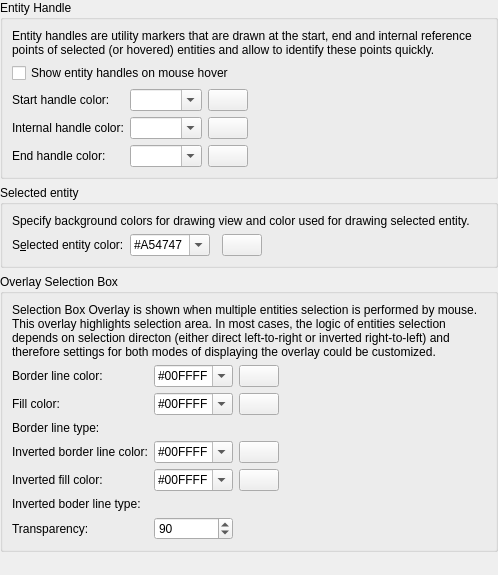
<?xml version="1.0" encoding="UTF-8"?>
<ui version="4.0">
 <class>LC_SettingsPageDraftingThemeSelection</class>
 <widget class="QWidget" name="LC_SettingsPageDraftingThemeSelection">
  <property name="geometry">
   <rect>
    <x>0</x>
    <y>0</y>
    <width>498</width>
    <height>575</height>
   </rect>
  </property>
  <layout class="QGridLayout" name="gridLayout_main">
   <property name="leftMargin">
    <number>0</number>
   </property>
   <property name="topMargin">
    <number>0</number>
   </property>
   <property name="rightMargin">
    <number>0</number>
   </property>
   <property name="bottomMargin">
    <number>0</number>
   </property>
   <item row="0" column="0">
    <widget class="QGroupBox" name="gbGVEntityHandle">
     <property name="title">
      <string>Entity Handle</string>
     </property>
     <layout class="QGridLayout" name="gridLayout_hnd">
      <item row="2" column="1">
       <widget class="LC_ContentAdjustableComboBox" name="cbStartHandleColor">
        <property name="sizePolicy">
         <sizepolicy hsizetype="Preferred" vsizetype="Preferred">
          <horstretch>0</horstretch>
          <verstretch>0</verstretch>
         </sizepolicy>
        </property>
        <property name="toolTip">
         <string>Start Handle Color

Color for start handle of entity</string>
        </property>
        <property name="editable">
         <bool>true</bool>
        </property>
        <property name="sizeAdjustPolicy">
         <enum>QComboBox::SizeAdjustPolicy::AdjustToContents</enum>
        </property>
       </widget>
      </item>
      <item row="0" column="0" colspan="4">
       <widget class="QLabel" name="lHandleDesc">
        <property name="text">
         <string>Entity handles are utility markers that are drawn at the start, end and internal reference points of selected (or hovered) entities and allow to identify these points quickly.</string>
        </property>
        <property name="wordWrap">
         <bool>true</bool>
        </property>
       </widget>
      </item>
      <item row="3" column="0">
       <widget class="QLabel" name="lHandleColor">
        <property name="sizePolicy">
         <sizepolicy hsizetype="Preferred" vsizetype="Preferred">
          <horstretch>0</horstretch>
          <verstretch>0</verstretch>
         </sizepolicy>
        </property>
        <property name="text">
         <string>Internal handle color:</string>
        </property>
        <property name="buddy">
         <cstring>cbHandleColor</cstring>
        </property>
       </widget>
      </item>
      <item row="1" column="0" colspan="3">
       <widget class="QCheckBox" name="cbShowRefPointsOnHovering">
        <property name="sizePolicy">
         <sizepolicy hsizetype="Preferred" vsizetype="Preferred">
          <horstretch>0</horstretch>
          <verstretch>0</verstretch>
         </sizepolicy>
        </property>
        <property name="toolTip">
         <string>Handle Visibility

If enabled, entity handles are highlighted on hover (requires &quot;highlight entities on hover&quot; to be enabled)</string>
        </property>
        <property name="text">
         <string>Show entity handles on mouse hover</string>
        </property>
       </widget>
      </item>
      <item row="4" column="1">
       <widget class="LC_ContentAdjustableComboBox" name="cbEndHandleColor">
        <property name="sizePolicy">
         <sizepolicy hsizetype="Preferred" vsizetype="Preferred">
          <horstretch>0</horstretch>
          <verstretch>0</verstretch>
         </sizepolicy>
        </property>
        <property name="toolTip">
         <string>End Handle Color

Color of end handle for entity</string>
        </property>
        <property name="editable">
         <bool>true</bool>
        </property>
        <property name="sizeAdjustPolicy">
         <enum>QComboBox::SizeAdjustPolicy::AdjustToContents</enum>
        </property>
       </widget>
      </item>
      <item row="2" column="3">
       <spacer name="horizontalSpacer">
        <property name="orientation">
         <enum>Qt::Orientation::Horizontal</enum>
        </property>
        <property name="sizeHint" stdset="0">
         <size>
          <width>0</width>
          <height>0</height>
         </size>
        </property>
       </spacer>
      </item>
      <item row="4" column="2">
       <widget class="LC_ColorButton" name="pb_end">
        <property name="toolTip">
         <string>End

Click to select color.</string>
        </property>
       </widget>
      </item>
      <item row="4" column="0">
       <widget class="QLabel" name="lHandleEndColor">
        <property name="sizePolicy">
         <sizepolicy hsizetype="Preferred" vsizetype="Preferred">
          <horstretch>0</horstretch>
          <verstretch>0</verstretch>
         </sizepolicy>
        </property>
        <property name="text">
         <string>End handle color:</string>
        </property>
        <property name="buddy">
         <cstring>cbEndHandleColor</cstring>
        </property>
       </widget>
      </item>
      <item row="2" column="0">
       <widget class="QLabel" name="lHandleStartColor">
        <property name="sizePolicy">
         <sizepolicy hsizetype="Preferred" vsizetype="Preferred">
          <horstretch>0</horstretch>
          <verstretch>0</verstretch>
         </sizepolicy>
        </property>
        <property name="text">
         <string>Start handle color:</string>
        </property>
        <property name="buddy">
         <cstring>cbStartHandleColor</cstring>
        </property>
       </widget>
      </item>
      <item row="2" column="2">
       <widget class="LC_ColorButton" name="pb_start">
        <property name="toolTip">
         <string>Start

Click to select color.</string>
        </property>
       </widget>
      </item>
      <item row="3" column="2">
       <widget class="LC_ColorButton" name="pb_handle">
        <property name="toolTip">
         <string>Internal

Click to select color.</string>
        </property>
       </widget>
      </item>
      <item row="3" column="1">
       <widget class="LC_ContentAdjustableComboBox" name="cbHandleColor">
        <property name="sizePolicy">
         <sizepolicy hsizetype="Preferred" vsizetype="Preferred">
          <horstretch>0</horstretch>
          <verstretch>0</verstretch>
         </sizepolicy>
        </property>
        <property name="toolTip">
         <string>Internal Handle Color

Color of non-endpoint handle of entity</string>
        </property>
        <property name="editable">
         <bool>true</bool>
        </property>
        <property name="sizeAdjustPolicy">
         <enum>QComboBox::SizeAdjustPolicy::AdjustToContents</enum>
        </property>
       </widget>
      </item>
     </layout>
    </widget>
   </item>
   <item row="1" column="0">
    <widget class="QGroupBox" name="groupBox_19">
     <property name="title">
      <string>Selected entity</string>
     </property>
     <layout class="QGridLayout" name="gridLayout_40">
      <item row="1" column="3">
       <widget class="LC_ColorButton" name="pb_selected">
        <property name="sizePolicy">
         <sizepolicy hsizetype="Maximum" vsizetype="Fixed">
          <horstretch>0</horstretch>
          <verstretch>0</verstretch>
         </sizepolicy>
        </property>
        <property name="toolTip">
         <string>Selected Entity

                                  Click to select color.</string>
        </property>
       </widget>
      </item>
      <item row="1" column="0">
       <widget class="QLabel" name="lSelectedColor">
        <property name="text">
         <string>S&amp;elected entity color:</string>
        </property>
        <property name="wordWrap">
         <bool>false</bool>
        </property>
        <property name="buddy">
         <cstring>cbSelectedColor</cstring>
        </property>
       </widget>
      </item>
      <item row="0" column="0" colspan="5">
       <widget class="QLabel" name="lEntityDesc">
        <property name="frameShape">
         <enum>QFrame::Shape::NoFrame</enum>
        </property>
        <property name="frameShadow">
         <enum>QFrame::Shadow::Plain</enum>
        </property>
        <property name="lineWidth">
         <number>1</number>
        </property>
        <property name="midLineWidth">
         <number>0</number>
        </property>
        <property name="text">
         <string>Specify background colors for drawing view and color used for drawing selected entity.</string>
        </property>
        <property name="wordWrap">
         <bool>true</bool>
        </property>
       </widget>
      </item>
      <item row="1" column="1">
       <widget class="LC_ContentAdjustableComboBox" name="cbSelectedColor">
        <property name="toolTip">
         <string>Selected Entity Color

                                  Color for selected entities</string>
        </property>
        <property name="editable">
         <bool>true</bool>
        </property>
        <item>
         <property name="text">
          <string notr="true">#A54747</string>
         </property>
        </item>
       </widget>
      </item>
      <item row="1" column="4">
       <spacer name="horizontalSpacer_2">
        <property name="orientation">
         <enum>Qt::Orientation::Horizontal</enum>
        </property>
        <property name="sizeHint" stdset="0">
         <size>
          <width>0</width>
          <height>0</height>
         </size>
        </property>
       </spacer>
      </item>
     </layout>
    </widget>
   </item>
   <item row="2" column="0">
    <widget class="QGroupBox" name="groupBox_13">
     <property name="title">
      <string>Overlay Selection Box</string>
     </property>
     <layout class="QGridLayout" name="gridLayout_14">
      <item row="2" column="3">
       <spacer name="horizontalSpacer_3">
        <property name="orientation">
         <enum>Qt::Orientation::Horizontal</enum>
        </property>
        <property name="sizeHint" stdset="0">
         <size>
          <width>0</width>
          <height>0</height>
         </size>
        </property>
       </spacer>
      </item>
      <item row="5" column="1">
       <widget class="LC_ContentAdjustableComboBox" name="cbOverlayBoxFillInverted">
        <property name="toolTip">
         <string>Inverted Selection Fill Color

                                  Color for filling inverted overlay selection box</string>
        </property>
        <property name="editable">
         <bool>true</bool>
        </property>
        <item>
         <property name="text">
          <string notr="true">#00FFFF</string>
         </property>
        </item>
       </widget>
      </item>
      <item row="4" column="1">
       <widget class="LC_ContentAdjustableComboBox" name="cbOverlayBoxLineInverted">
        <property name="toolTip">
         <string>Inverted Selection Boundary Color

                                  Color of line for overlay selection box if box is inverted (from right to left)</string>
        </property>
        <property name="editable">
         <bool>true</bool>
        </property>
        <item>
         <property name="text">
          <string notr="true">#00FFFF</string>
         </property>
        </item>
       </widget>
      </item>
      <item row="4" column="2">
       <widget class="LC_ColorButton" name="pbOverlayBoxLineInverted">
        <property name="sizePolicy">
         <sizepolicy hsizetype="Maximum" vsizetype="Fixed">
          <horstretch>0</horstretch>
          <verstretch>0</verstretch>
         </sizepolicy>
        </property>
        <property name="toolTip">
         <string>Inverted Selection Boundary

                                  Click to select color (inverted mode).</string>
        </property>
       </widget>
      </item>
      <item row="6" column="1" colspan="2">
       <widget class="QG_LineTypeBox" name="wOverlaySelectionInvertedLineType" native="true">
        <property name="toolTip">
         <string>Inverted Selection Boundary Line Type

                                  Overlay selection box boundary line type (inverted mode)</string>
        </property>
       </widget>
      </item>
      <item row="1" column="0">
       <widget class="QLabel" name="label_6">
        <property name="text">
         <string>Border line color:</string>
        </property>
        <property name="buddy">
         <cstring>cbOverlayBoxLine</cstring>
        </property>
       </widget>
      </item>
      <item row="2" column="0">
       <widget class="QLabel" name="label_7">
        <property name="toolTip">
         <string>Overlay </string>
        </property>
        <property name="text">
         <string>Fill color:</string>
        </property>
        <property name="buddy">
         <cstring>cbOverlayBoxFill</cstring>
        </property>
       </widget>
      </item>
      <item row="7" column="0">
       <widget class="QLabel" name="label_12">
        <property name="toolTip">
         <string>Smaller value - higher transparency of overlay</string>
        </property>
        <property name="text">
         <string>Transparency:</string>
        </property>
        <property name="buddy">
         <cstring>sbOverlayBoxTransparency</cstring>
        </property>
       </widget>
      </item>
      <item row="2" column="1">
       <widget class="LC_ContentAdjustableComboBox" name="cbOverlayBoxFill">
        <property name="toolTip">
         <string>Selection Fill Color

                                  Fill color for overlay selection box</string>
        </property>
        <property name="editable">
         <bool>true</bool>
        </property>
        <item>
         <property name="text">
          <string notr="true">#00FFFF</string>
         </property>
        </item>
       </widget>
      </item>
      <item row="5" column="2">
       <widget class="LC_ColorButton" name="pbOverlayBoxFillInverted">
        <property name="sizePolicy">
         <sizepolicy hsizetype="Maximum" vsizetype="Fixed">
          <horstretch>0</horstretch>
          <verstretch>0</verstretch>
         </sizepolicy>
        </property>
        <property name="toolTip">
         <string>Inverted Selection Fillr

                                  Click to select color (inverted mode).</string>
        </property>
       </widget>
      </item>
      <item row="6" column="0">
       <widget class="QLabel" name="label_42">
        <property name="text">
         <string>Inverted boder line type:</string>
        </property>
       </widget>
      </item>
      <item row="3" column="0">
       <widget class="QLabel" name="label_41">
        <property name="text">
         <string>Border line type:</string>
        </property>
       </widget>
      </item>
      <item row="1" column="2">
       <widget class="LC_ColorButton" name="pbOverlayBoxLine">
        <property name="sizePolicy">
         <sizepolicy hsizetype="Maximum" vsizetype="Fixed">
          <horstretch>0</horstretch>
          <verstretch>0</verstretch>
         </sizepolicy>
        </property>
        <property name="toolTip">
         <string>Selection Boundary

                                  Click to select color.</string>
        </property>
       </widget>
      </item>
      <item row="5" column="0">
       <widget class="QLabel" name="label_10">
        <property name="text">
         <string>Inverted fill color:</string>
        </property>
        <property name="buddy">
         <cstring>cbOverlayBoxFillInverted</cstring>
        </property>
       </widget>
      </item>
      <item row="1" column="1">
       <widget class="LC_ContentAdjustableComboBox" name="cbOverlayBoxLine">
        <property name="toolTip">
         <string>Selection Boundary Color

                                  Color for line for overlay box</string>
        </property>
        <property name="editable">
         <bool>true</bool>
        </property>
        <item>
         <property name="text">
          <string notr="true">#00FFFF</string>
         </property>
        </item>
       </widget>
      </item>
      <item row="7" column="1">
       <widget class="QSpinBox" name="sbOverlayBoxTransparency">
        <property name="toolTip">
         <string>Selection Overlay Transparency

                                  Transparency for overlay selection box. Smaller value - more transparent.</string>
        </property>
        <property name="minimum">
         <number>10</number>
        </property>
        <property name="value">
         <number>90</number>
        </property>
       </widget>
      </item>
      <item row="3" column="1" colspan="2">
       <widget class="QG_LineTypeBox" name="wOverlaySelectionLineType" native="true">
        <property name="toolTip">
         <string>Selection Boundary Line Type

                                  Overlay selection box boundary line type (normal mode)</string>
        </property>
       </widget>
      </item>
      <item row="2" column="2">
       <widget class="LC_ColorButton" name="pbOverlayBoxFill">
        <property name="sizePolicy">
         <sizepolicy hsizetype="Maximum" vsizetype="Fixed">
          <horstretch>0</horstretch>
          <verstretch>0</verstretch>
         </sizepolicy>
        </property>
        <property name="toolTip">
         <string>Selection Fill

                                  Click to select color.</string>
        </property>
       </widget>
      </item>
      <item row="4" column="0">
       <widget class="QLabel" name="label_9">
        <property name="text">
         <string>Inverted border line color:</string>
        </property>
        <property name="buddy">
         <cstring>cbOverlayBoxLineInverted</cstring>
        </property>
       </widget>
      </item>
      <item row="0" column="0" colspan="4">
       <widget class="QLabel" name="lOverlayDesc">
        <property name="text">
         <string>Selection Box Overlay is shown when multiple entities selection is performed by mouse. This overlay highlights selection area. In most cases, the logic of entities selection depends on selection directon (either direct left-to-right or inverted right-to-left) and therefore settings for both modes of displaying the overlay could be customized.</string>
        </property>
        <property name="wordWrap">
         <bool>true</bool>
        </property>
       </widget>
      </item>
     </layout>
    </widget>
   </item>
   <item row="3" column="0">
    <spacer name="verticalSpacer">
     <property name="orientation">
      <enum>Qt::Orientation::Vertical</enum>
     </property>
     <property name="sizeHint" stdset="0">
      <size>
       <width>0</width>
       <height>0</height>
      </size>
     </property>
    </spacer>
   </item>
  </layout>
 </widget>
 <customwidgets>
  <customwidget>
   <class>LC_ColorButton</class>
   <extends>QPushButton</extends>
   <header>lc_color_button.h</header>
  </customwidget>
  <customwidget>
   <class>LC_ContentAdjustableComboBox</class>
   <extends>QComboBox</extends>
   <header location="global">lc_content_adjustable_combo_box.h</header>
  </customwidget>
  <customwidget>
   <class>QG_LineTypeBox</class>
   <extends>QWidget</extends>
   <header>qg_linetypebox.h</header>
  </customwidget>
 </customwidgets>
 <resources/>
 <connections/>
</ui>
